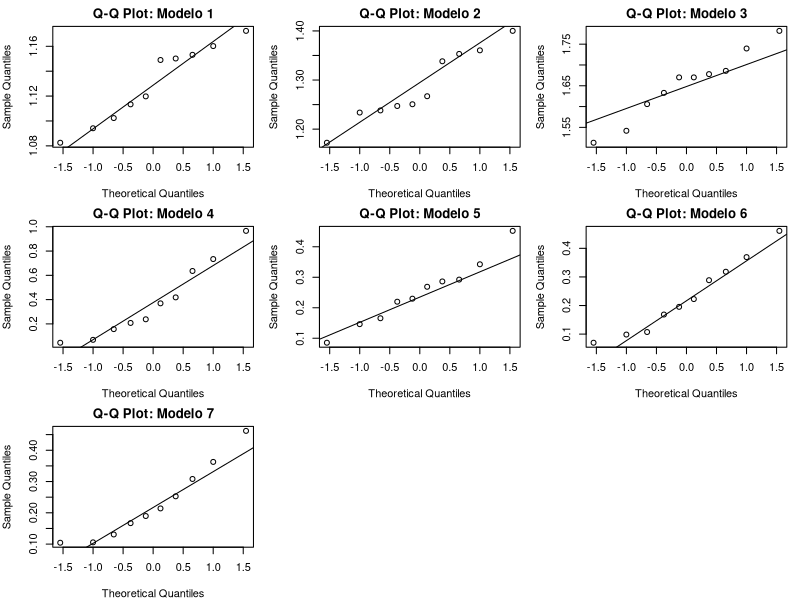
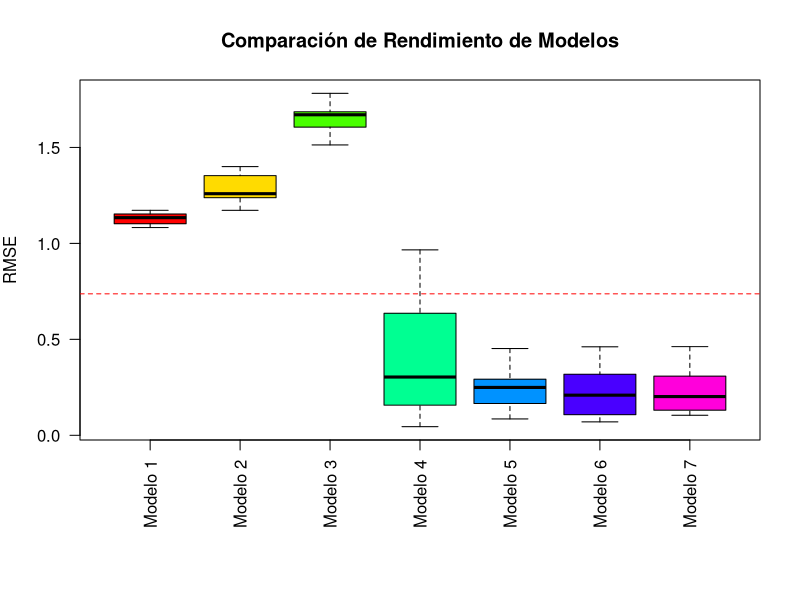
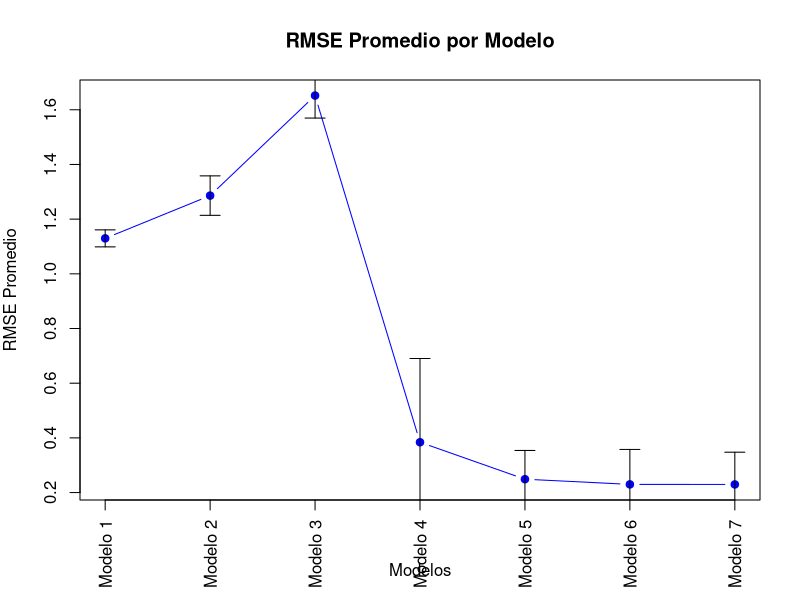

R code for these plots, in order:
# =============================================================================
# ANÁLISIS ESTADÍSTICO COMPARATIVO DE MODELOS DE PREDICCIÓN
# =============================================================================
# 
# PROPÓSITO:
# Este script compara el rendimiento de 7 modelos diferentes de machine learning
# usando la métrica RMSE (Root Mean Square Error). Se realizan pruebas estadísticas
# para determinar si hay diferencias significativas entre los modelos.
#
# DATOS:
# - 7 modelos evaluados en validación cruzada de 10-folds
# - Métrica: RMSE (valores más bajos = mejor rendimiento)
# - 10 observaciones por modelo (k = 0 a 9)
#
# Autores: Wilson Julca Mejía
# Ejecución: https://www.mycompiler.io/view/EgSsWrU3HNA
# =============================================================================

# Función para instalar paquetes solo si es posible
try_install <- function(packages) {
  cat("=== VERIFICANDO PAQUETES ===\n")
  available_packages <- character(0)
  
  for (pkg in packages) {
    cat("Verificando paquete:", pkg, "... ")
    
    if (require(pkg, character.only = TRUE, quietly = TRUE)) {
      cat("✓ DISPONIBLE\n")
      available_packages <- c(available_packages, pkg)
    } else {
      cat("✗ NO DISPONIBLE - usaremos funciones base\n")
    }
  }
  
  cat("=== VERIFICACIÓN COMPLETADA ===\n")
  cat("Paquetes disponibles:", paste(available_packages, collapse = ", "), "\n\n")
  
  return(available_packages)
}

# Lista de paquetes deseados (pero no requeridos)
desired_packages <- c("xtable", "car", "dplyr")

# Verificar qué paquetes están disponibles
available_pkgs <- try_install(desired_packages)

cat("Iniciando análisis con funciones disponibles...\n\n")

# =============================================================================
# DATOS DE ENTRADA: Resultados RMSE de diferentes modelos
# =============================================================================
# Los datos contienen resultados de RMSE para 7 modelos diferentes evaluados
# en 10 folds de validación cruzada (k = 0 a 9)
# Modelos incluidos:
# - Modelo 1
# - Modelo 2
# - Modelo 3
# - Modelo 4
# - Modelo 5
# - Modelo 6
# - Modelo 7

base <- data.frame(
  k = c(0:9, 0:9, 0:9, 0:9, 0:9, 0:9, 0:9),
  Model = c(rep("Modelo 1", 10),
            rep("Modelo 2", 10),
            rep("Modelo 3", 10),
            rep("Modelo 4", 10),
            rep("Modelo 5", 10),
            rep("Modelo 6", 10),
            rep("Modelo 7", 10)),
  RMSE = c(
    # Modelo 1
    1.15317248, 1.094146062, 1.08252019, 1.150197779, 1.148999327,
    1.172396587, 1.119769282, 1.113353912, 1.102345521, 1.160173777,
    # Modelo 2
    1.360459159, 1.238091344, 1.172334603, 1.247108586, 1.250675607,
    1.338198252, 1.353168796, 1.400085837, 1.233751589, 1.267018534,
    # Modelo 3
    1.739630935, 1.632993162, 1.513100685, 1.670171753, 1.605910137,
    1.685854461, 1.678031428, 1.670171753, 1.781976037, 1.541814834,
    # Modelo 4
    0.734062522, 0.966192377, 0.635827734, 0.369267117, 0.418410504,
    0.06882206, 0.237979002, 0.156908609, 0.207878188, 0.044926705,
    # Modelo 5
    0.085310509, 0.342572394, 0.286321053, 0.452141056, 0.146183785,
    0.165597451, 0.268832011, 0.292341552, 0.229788156, 0.219851925,
    # Modelo 6
    0.46105225, 0.107326859, 0.222540274, 0.195357962, 0.369261406,
    0.069869008, 0.288529072, 0.318150725, 0.09844106, 0.168456021,
    # Modelo 7
    0.461937906, 0.189735025, 0.214024678, 0.130751812, 0.30818098,
    0.105565522, 0.252734678, 0.362738926, 0.166936386, 0.104371999
  )
)

# Mostrar estructura de los datos
print("Estructura de los datos:")
print(base)

# =============================================================================
# TRANSFORMACIÓN Y EXPLORACIÓN DE DATOS
# =============================================================================

# Convertir datos de formato largo a formato ancho usando funciones base
# (cada modelo será una columna)
cat("Convirtiendo datos a formato ancho...\n")

# Crear matriz para formato ancho usando funciones base
unique_models <- unique(base$Model)
k_values <- 0:9

# Crear matriz vacía
base_wide <- matrix(NA, nrow = length(k_values), ncol = length(unique_models))
colnames(base_wide) <- unique_models
rownames(base_wide) <- paste("k", k_values, sep = "_")

# Llenar la matriz
for (i in 1:nrow(base)) {
  k_idx <- base$k[i] + 1  # +1 porque R indexa desde 1
  model_idx <- which(unique_models == base$Model[i])
  base_wide[k_idx, model_idx] <- base$RMSE[i]
}

# Convertir a data.frame
base_wide <- as.data.frame(base_wide)
base_wide$k <- k_values

# Mostrar la tabla en formato ancho
cat("Datos en formato ancho (cada modelo como columna):\n")
print(base_wide)

# =============================================================================
# ANÁLISIS DE NORMALIDAD
# =============================================================================

# Crear gráficos Q-Q básicos usando funciones base de R
cat("Generando gráficos Q-Q para análisis de normalidad...\n")

# Configurar ventana de gráficos
par(mfrow = c(3, 3), mar = c(4, 4, 2, 1))

for (model in unique_models) {
  model_data <- base$RMSE[base$Model == model]
  qqnorm(model_data, main = paste("Q-Q Plot:", model))
  qqline(model_data)
}

# Restaurar configuración de gráficos
par(mfrow = c(1, 1))

# Realizar prueba de Shapiro-Wilk para normalidad por modelo usando funciones base
cat("Realizando pruebas de Shapiro-Wilk para normalidad:\n")
cat("H0: Los datos siguen una distribución normal\n")
cat("H1: Los datos NO siguen una distribución normal\n")
cat("Si p < 0.05, rechazamos H0 (datos no normales)\n\n")

shapiro_results <- data.frame(
  Model = character(0),
  Statistic = numeric(0),
  P_Value = numeric(0),
  stringsAsFactors = FALSE
)

for (model in unique_models) {
  model_data <- base$RMSE[base$Model == model]
  shapiro_test <- shapiro.test(model_data)
  
  shapiro_results <- rbind(shapiro_results, data.frame(
    Model = model,
    Statistic = round(shapiro_test$statistic, 6),
    P_Value = round(shapiro_test$p.value, 6)
  ))
  
  cat("Modelo:", model, "- W =", round(shapiro_test$statistic, 4), 
      "- p-value =", round(shapiro_test$p.value, 6), "\n")
}

cat("\nResultados de normalidad por modelo:\n")
print(shapiro_results)

# Generar tabla de resultados si xtable está disponible
if ("xtable" %in% available_pkgs) {
  cat("Resultados de normalidad en formato LaTeX:\n")
  shapiro_results_latex <- xtable(shapiro_results)
  print(shapiro_results_latex, type = "latex", include.rownames = FALSE)
}

# =============================================================================
# ANÁLISIS DE HOMOGENEIDAD DE VARIANZAS
# =============================================================================

# Realizar la prueba de Levene usando funciones disponibles
cat("Realizando prueba de homogeneidad de varianzas:\n")
cat("H0: Las varianzas son homogéneas entre grupos\n")
cat("H1: Las varianzas NO son homogéneas entre grupos\n")
cat("Si p < 0.05, rechazamos H0 (varianzas heterogéneas)\n\n")

if ("car" %in% available_pkgs) {
  # Usar prueba de Levene si car está disponible
  levene_result <- leveneTest(RMSE ~ Model, data = base)
  print(levene_result)
  
  if ("xtable" %in% available_pkgs) {
    levene_result_latex <- xtable(levene_result)
    cat("Resultados de prueba de Levene en formato LaTeX:\n")
    print(levene_result_latex, type = "latex", include.rownames = FALSE)
  }
} else {
  # Usar prueba alternativa con funciones base
  cat("Usando prueba de Bartlett (alternativa a Levene):\n")
  bartlett_result <- bartlett.test(RMSE ~ Model, data = base)
  print(bartlett_result)
  
  cat("Interpretación: p-value =", round(bartlett_result$p.value, 6), "\n")
  if (bartlett_result$p.value < 0.05) {
    cat("Las varianzas NO son homogéneas (p < 0.05)\n")
  } else {
    cat("Las varianzas son homogéneas (p >= 0.05)\n")
  }
}

# =============================================================================
# PRUEBA DE FRIEDMAN PARA COMPARACIÓN DE MÚLTIPLES GRUPOS
# =============================================================================

# La prueba de Friedman es la alternativa no paramétrica al ANOVA de medidas repetidas
# Se usa cuando los datos no cumplen supuestos de normalidad
# H0: No hay diferencias significativas entre los modelos
# H1: Existe al menos una diferencia significativa entre los modelos
# Si p < 0.05, rechazamos H0 (hay diferencias significativas)

cat("Realizando prueba de Friedman para comparar modelos:\n")

# Preparar datos para la prueba de Friedman usando funciones base
# Crear matriz de datos (filas = bloques/k, columnas = modelos)
friedman_matrix <- matrix(NA, nrow = 10, ncol = length(unique_models))
colnames(friedman_matrix) <- unique_models

for (i in 1:10) {
  k_data <- base[base$k == (i-1), ]
  for (j in 1:length(unique_models)) {
    model_idx <- which(k_data$Model == unique_models[j])
    if (length(model_idx) > 0) {
      friedman_matrix[i, j] <- k_data$RMSE[model_idx]
    }
  }
}

# Realizar prueba de Friedman
friedman_result <- friedman.test(friedman_matrix)
print(friedman_result)

# Mostrar interpretación
cat("\nInterpretación de la prueba de Friedman:\n")
cat("Chi-cuadrado =", round(friedman_result$statistic, 4), "\n")
cat("p-value =", round(friedman_result$p.value, 6), "\n")

if (friedman_result$p.value < 0.05) {
  cat("Conclusión: HAY diferencias significativas entre los modelos (p < 0.05)\n")
  significant_friedman <- TRUE
} else {
  cat("Conclusión: NO hay diferencias significativas entre los modelos (p >= 0.05)\n")
  significant_friedman <- FALSE
}

# Mostrar estadísticas descriptivas por modelo
cat("\nEstadísticas descriptivas por modelo:\n")
for (model in unique_models) {
  model_data <- base$RMSE[base$Model == model]
  cat("Modelo:", model, "\n")
  cat("  Media:", round(mean(model_data), 4), "\n")
  cat("  Mediana:", round(median(model_data), 4), "\n")
  cat("  Desv. Est.:", round(sd(model_data), 4), "\n")
  cat("  Min:", round(min(model_data), 4), "\n")
  cat("  Max:", round(max(model_data), 4), "\n\n")
}


# =============================================================================
# ANÁLISIS POST-HOC: COMPARACIONES PAREADAS SIMPLIFICADAS
# =============================================================================

# Si la prueba de Friedman es significativa, realizamos comparaciones básicas
if (significant_friedman) {
  cat("La prueba de Friedman es significativa. Realizando análisis post-hoc básico...\n\n")
  
  # Realizar comparaciones pareadas con Wilcoxon usando funciones base
  cat("Realizando pruebas de Wilcoxon pareadas:\n")
  cat("(Sin corrección de Bonferroni - versión simplificada)\n\n")
  
  # Crear matriz de p-valores
  n_models <- length(unique_models)
  pvalue_matrix <- matrix(NA, nrow = n_models, ncol = n_models)
  rownames(pvalue_matrix) <- unique_models
  colnames(pvalue_matrix) <- unique_models
  
  # Realizar todas las comparaciones pareadas
  for (i in 1:(n_models-1)) {
    for (j in (i+1):n_models) {
      model1_data <- base$RMSE[base$Model == unique_models[i]]
      model2_data <- base$RMSE[base$Model == unique_models[j]]
      
      # Prueba de Wilcoxon pareada
      wilcox_result <- wilcox.test(model1_data, model2_data, paired = TRUE)
      pvalue_matrix[i, j] <- wilcox_result$p.value
      pvalue_matrix[j, i] <- wilcox_result$p.value
      
      cat("Comparación:", unique_models[i], "vs", unique_models[j], "\n")
      cat("  p-value =", round(wilcox_result$p.value, 6), "\n")
      
      if (wilcox_result$p.value < 0.05) {
        cat("  Resultado: DIFERENCIA SIGNIFICATIVA\n")
      } else {
        cat("  Resultado: No hay diferencia significativa\n")
      }
      cat("\n")
    }
  }
  
  # Mostrar matriz de p-valores
  cat("Matriz de p-valores (comparaciones pareadas):\n")
  print(round(pvalue_matrix, 4))
  
  # =============================================================================
  # VISUALIZACIONES BÁSICAS
  # =============================================================================
  
  cat("\nGenerando gráficos básicos...\n")
  
  # Boxplot básico usando funciones base
  par(mar = c(8, 4, 4, 2))
  boxplot(RMSE ~ Model, data = base, 
          main = "Comparación de Rendimiento de Modelos",
          ylab = "RMSE",
          xlab = "",
          las = 2,  # Rotar etiquetas
          col = rainbow(n_models))
  
  # Agregar línea con la media general
  abline(h = mean(base$RMSE), col = "red", lty = 2)
  
  # Restaurar márgenes
  par(mar = c(5, 4, 4, 2))
  
  # Gráfico de puntos por modelo
  plot(1:n_models, tapply(base$RMSE, base$Model, mean),
       type = "b", pch = 19, col = "blue",
       xlab = "Modelos", ylab = "RMSE Promedio",
       main = "RMSE Promedio por Modelo",
       xaxt = "n")
  axis(1, at = 1:n_models, labels = unique_models, las = 2)
  
  # Agregar barras de error (desviación estándar)
  for (i in 1:n_models) {
    model_data <- base$RMSE[base$Model == unique_models[i]]
    mean_val <- mean(model_data)
    sd_val <- sd(model_data)
    arrows(i, mean_val - sd_val, i, mean_val + sd_val, 
           angle = 90, code = 3, length = 0.1)
  }
  
} else {
  cat("La prueba de Friedman no es significativa.\n")
  cat("No se realizan pruebas post-hoc.\n")
  cat("Conclusión: No hay diferencias estadísticamente significativas entre los modelos.\n")
}

# =============================================================================
# FIN DEL ANÁLISIS
# =============================================================================
print("Análisis estadístico completado.")
print("Revise los resultados de las pruebas para determinar diferencias significativas entre modelos.")

